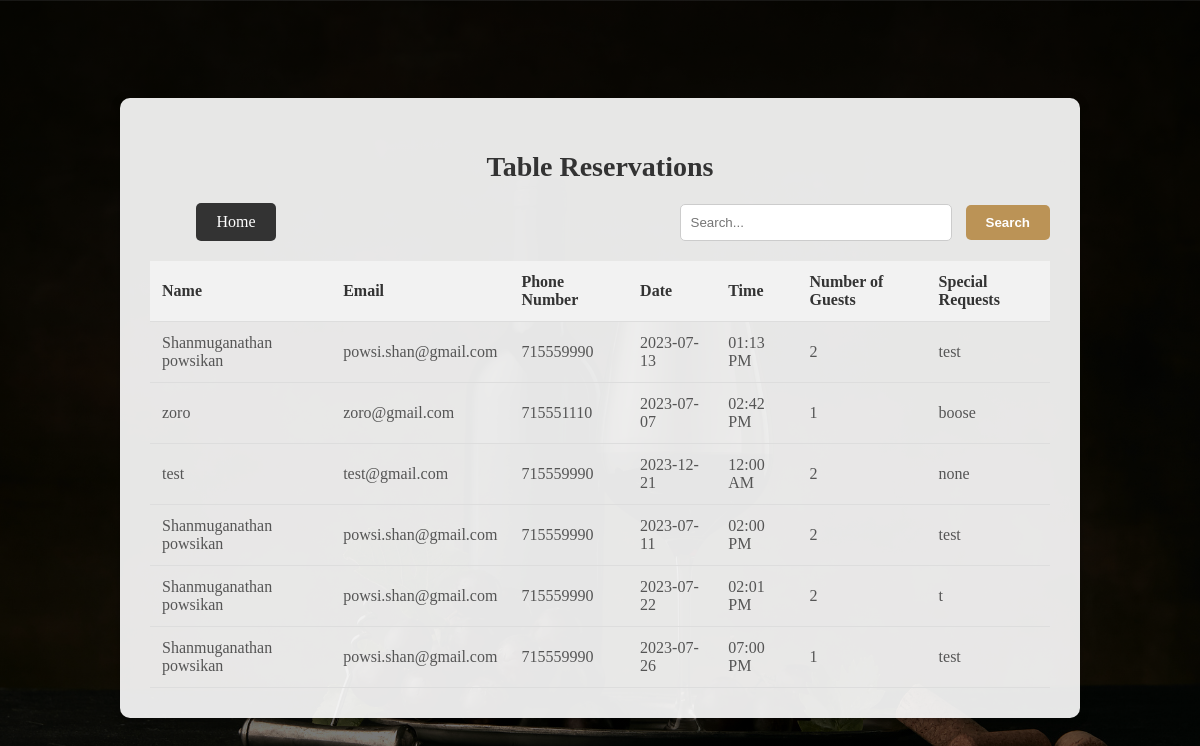
Screenshot of /Admin/displayreservation.php with the database file from the repository.
### tables this page shows
CREATE TABLE `rtable` (
  `No` int(100) NOT NULL,
  `Name` varchar(100) NOT NULL,
  `Email` varchar(100) NOT NULL,
  `Phonenumber` varchar(100) NOT NULL,
  `Date` date NOT NULL,
  `Time` varchar(10) NOT NULL,
  `Numberofguest` int(100) NOT NULL,
  `specialRequest` varchar(255) NOT NULL
);

### Admin/displayreservation.php (the view, shortened to what this page needs)
<?php
include 'connect.php';
$searchQuery = "";
if (isset($_POST['search'])) {
  $searchQuery = $_POST['searchQuery'];
  $query = "SELECT * FROM rtable WHERE Name LIKE '%$searchQuery%' OR Email LIKE '%$searchQuery%' OR `specialRequest` LIKE '%$searchQuery%'";
} else {
  $query = "SELECT * FROM rtable";
}
$result = mysqli_query($con, $query);
?>
<!DOCTYPE html>
<html>
<head>
  <link rel="stylesheet" href="displayreservation.css">
</head>
<body>
  <div class="container">
    <h2><a href="displayreservation.php" class="heading-link">Table Reservations</a></h2>
    <form method="POST" class="search-form">
      <a href="admintest.php" class="home-button">Home</a>
      <input type="text" name="searchQuery" placeholder="Search..." value="<?php echo $searchQuery; ?>">
      <button type="submit" name="search">Search</button>
    </form>
    <table class="reservation-table">
      <tr>
        <th>Name</th>
        <th>Email</th>
        <th>Phone Number</th>
        <th>Date</th>
        <th>Time</th>
        <th>Number of Guests</th>
        <th>Special Requests</th>
      </tr>
      <?php
      if (mysqli_num_rows($result) > 0) {
        while ($row = mysqli_fetch_assoc($result)) {
          echo "<tr>";
          echo "<td>" . $row['Name'] . "</td>";
          echo "<td>" . $row['Email'] . "</td>";
          echo "<td>" . $row['Phonenumber'] . "</td>";
          echo "<td>" . $row['Date'] . "</td>";
          echo "<td>" . date('h:i A', strtotime($row['Time'])) . "</td>";
          echo "<td>" . $row['Numberofguest'] . "</td>";
          echo "<td>" . $row['specialRequest'] . "</td>";
          echo "</tr>";
        }
      } else {
        echo "<tr><td colspan='7'>No reservations available</td></tr>";
      }
      ?>
    </table>
  </div>
</body>
</html>

### Admin/displayreservation.css (style rules this page uses)
body { background: linear-gradient(to bottom, rgba(0, 0, 0, 0.8), rgba(0, 0, 0, 0.5)), url(bg.svg); background-size: cover; background-repeat: no-repeat; background-position: center; min-height: 100vh; display: flex; justify-content: center; align-items: center; }
.container { width: 900px; margin: 0 auto; padding: 30px; background-color: rgba(255, 255, 255, 0.9); border-radius: 10px; box-shadow: 0 2px 10px rgba(0, 0, 0, 0.3); }
h2 { text-align: center; color: #333; font-size: 28px; margin-bottom: 20px; }
.heading-link { text-decoration: none; color: inherit; }
.home-button { display: inline-block; padding: 10px 20px; background-color: #333; color: #fff; text-decoration: none; border-radius: 5px; text-align: center; margin-right: 400px; }
.search-form { text-align: right; margin-bottom: 20px; }
.search-form input[type="text"] { padding: 10px; border-radius: 5px; border: 1px solid #ccc; width: 250px; margin-right: 10px; }
.search-form button { padding: 10px 20px; background-color: #bb9356; color: #fff; border: none; border-radius: 5px; font-weight: bold; cursor: pointer; transition: background-color 0.3s; }
.reservation-table { width: 100%; border-collapse: collapse; }
.reservation-table th, .reservation-table td { padding: 12px; text-align: left; border-bottom: 1px solid #ddd; }
.reservation-table th { background-color: #f2f2f2; font-weight: bold; color: #333; }
.reservation-table td { color: #555; }

### rows the page displays
rtable: Name "Shanmuganathan powsikan", Email "powsi.shan@gmail.com", Phonenumber "715559990", Date "2023-07-13", Time "01:13 PM", Numberofguest "2", specialRequest "test"
rtable: Name "zoro", Email "zoro@gmail.com", Phonenumber "715551110", Date "2023-07-07", Time "02:42 PM", Numberofguest "1", specialRequest "boose"
rtable: Name "test", Email "test@gmail.com", Phonenumber "715559990", Date "2023-12-21", Time "12:00 AM", Numberofguest "2", specialRequest "none"
rtable: Name "Shanmuganathan powsikan", Email "powsi.shan@gmail.com", Phonenumber "715559990", Date "2023-07-11", Time "02:00 PM", Numberofguest "2", specialRequest "test"
rtable: Name "Shanmuganathan powsikan", Email "powsi.shan@gmail.com", Phonenumber "715559990", Date "2023-07-22", Time "02:01 PM", Numberofguest "2", specialRequest "t"
rtable: Name "Shanmuganathan powsikan", Email "powsi.shan@gmail.com", Phonenumber "715559990", Date "2023-07-26", Time "07:00 PM", Numberofguest "1", specialRequest "test"
